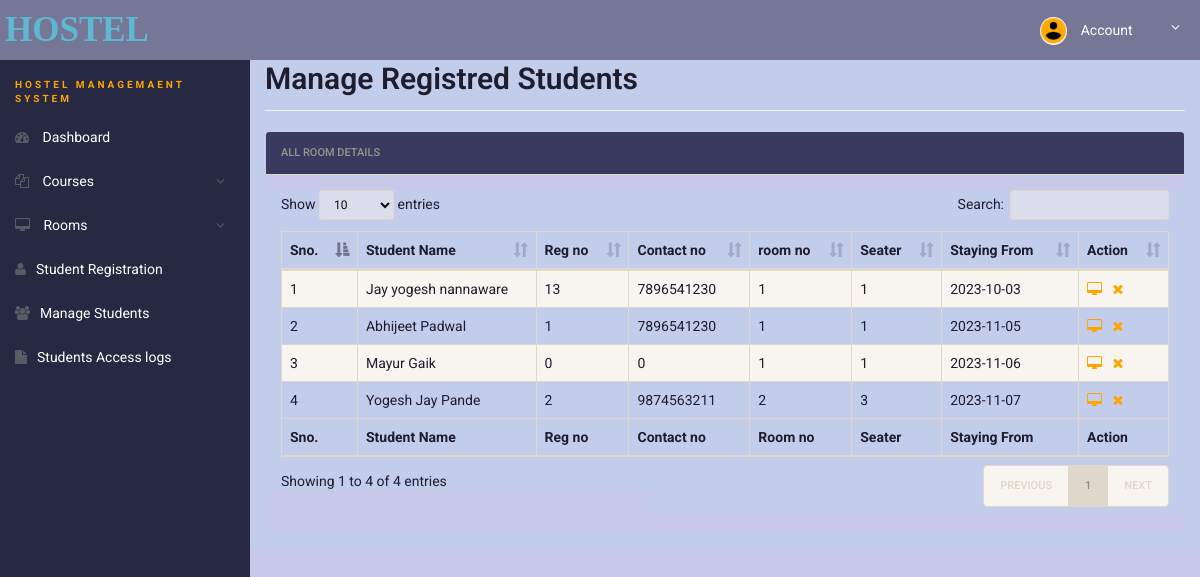
Page /admin/manage-students.php (signed in) on the committed database.
### tables this page shows
CREATE TABLE `registration` (
  `id` int NOT NULL,
  `roomno` int DEFAULT NULL,
  `seater` int DEFAULT NULL,
  `feespm` int DEFAULT NULL,
  `foodstatus` int DEFAULT NULL,
  `stayfrom` date DEFAULT NULL,
  `duration` int DEFAULT NULL,
  `course` varchar(500) DEFAULT NULL,
  `regno` int DEFAULT NULL,
  `firstName` varchar(500) DEFAULT NULL,
  `middleName` varchar(500) DEFAULT NULL,
  `lastName` varchar(500) DEFAULT NULL,
  `gender` varchar(250) DEFAULT NULL,
  `contactno` bigint DEFAULT NULL,
  `emailid` varchar(500) DEFAULT NULL,
  `egycontactno` bigint DEFAULT NULL,
  `guardianName` varchar(500) DEFAULT NULL,
  `guardianRelation` varchar(500) DEFAULT NULL,
  `guardianContactno` bigint DEFAULT NULL,
  `corresAddress` varchar(500) DEFAULT NULL,
  `corresCity` varchar(500) DEFAULT NULL,
  `corresState` varchar(500) DEFAULT NULL,
  `corresPincode` int DEFAULT NULL,
  `pmntAddress` varchar(500) DEFAULT NULL,
  `pmntCity` varchar(500) DEFAULT NULL,
  `pmnatetState` varchar(500) DEFAULT NULL,
  `pmntPincode` int DEFAULT NULL,
  `postingDate` timestamp NULL DEFAULT CURRENT_TIMESTAMP,
  `updationDate` varchar(500) DEFAULT NULL
);

### admin/manage-students.php (the view, shortened to what this page needs)
<!doctype html>
<html lang="en" class="no-js">
<head>
	<link rel="stylesheet" href="css/font-awesome.min.css">
	<link rel="stylesheet" href="css/bootstrap.min.css">
	<link rel="stylesheet" href="css/dataTables.bootstrap.min.css">
	<link rel="stylesheet" href="css/bootstrap-social.css">
	<link rel="stylesheet" href="css/bootstrap-select.css">
	<link rel="stylesheet" href="css/fileinput.min.css">
	<link rel="stylesheet" href="css/awesome-bootstrap-checkbox.css">
	<link rel="stylesheet" href="css/style.css">
</head>
<body>
	<?php include('includes/header.php'); ?>
	<div class="ts-main-content">
		<?php include('includes/sidebar.php'); ?>
		<div class="content-wrapper">
			<div class="container-fluid">
				<div class="row">
					<div class="col-md-12">
						<h2 class="page-title" style="margin-top:4%">Manage Registred Students</h2>
						<div class="panel panel-default">
							<div class="panel-heading">All Room Details</div>
							<div class="panel-body">
								<table id="zctb" class="display table table-striped table-bordered table-hover"
									cellspacing="0" width="100%">
									<thead>
										<tr>
											<th>Sno.</th>
											<th>Student Name</th>
											<th>Reg no</th>
											<th>Contact no </th>
											<th>room no </th>
											<th>Seater </th>
											<th>Staying From </th>
											<th>Action</th>
										</tr>
									</thead>
									<tfoot>
										<tr>
											<th>Sno.</th>
											<th>Student Name</th>
											<th>Reg no</th>
											<th>Contact no </th>
											<th>Room no </th>
											<th>Seater </th>
											<th>Staying From </th>
											<th>Action</th>
										</tr>
									</tfoot>
									<tbody>
										<?php
										$ret = "select * from registration";
										$stmt = $conn->prepare($ret);
										$stmt->execute();
										$res = $stmt->get_result();
										$cnt = 1;
										while ($row = $res->fetch_object()) {
											?>
											<tr>
												<td>
													<?php echo $cnt;
													; ?>
												</td>
												<td>
													<?php echo $row->firstName; ?>
													<?php echo $row->middleName; ?>
													<?php echo $row->lastName; ?>
												</td>
												<td>
													<?php echo $row->regno; ?>
												</td>
												<td>
													<?php echo $row->contactno; ?>
												</td>
												<td>
													<?php echo $row->roomno; ?>
												</td>
												<td>
													<?php echo $row->seater; ?>
												</td>
												<td>
													<?php echo $row->stayfrom; ?>
												</td>
												<td>
													<a href="javascript:void(0);"
														onClick="popUpWindow('http://localhost/hostel/admin/full-profile.php?id=<?php echo $row->id; ?>');"
														title="View Full Details"><i
															class="fa fa-desktop"></i></a>&nbsp;&nbsp;
													<a href="manage-students.php?del=<?php echo $row->id; ?>"
														title="Delete Record" onclick="return confirm(" Do you want to
														delete");"><i class="fa fa-close"></i></a>
												</td>
											</tr>
											<?php
											$cnt = $cnt + 1;
										} ?>
									</tbody>
								</table>
							</div>
						</div>
					</div>
				</div>
			</div>
		</div>
	</div>
</body>
</html>

### admin/includes/header.php (shortened to what this page needs)
<link rel="stylesheet" href="css/font-awesome.min.css">
<link rel="stylesheet" href="css/bootstrap.min.css">
<link rel="stylesheet" href="css/dataTables.bootstrap.min.css">
<link rel="stylesheet" href="css/bootstrap-social.css">
<link rel="stylesheet" href="css/bootstrap-select.css">
<link rel="stylesheet" href="css/fileinput.min.css">
<link rel="stylesheet" href="css/awesome-bootstrap-checkbox.css">
<link rel="stylesheet" href="css/style.css">
<div class="brand clearfix">
	<a href="#" class="logo" style="font-size:35px;">HOSTEL</a>
	<ul class="ts-profile-nav">
		<li class="ts-account">
			<a href="#"><img src="img/akshay.jpg" class="ts-avatar hidden-side" alt=""> Account <i
					class="fa fa-angle-down hidden-side"></i></a>
		</li>
	</ul>
</div>

### admin/includes/sidebar.php (shortened to what this page needs)
<link rel="stylesheet" href="css/font-awesome.min.css">
<link rel="stylesheet" href="css/bootstrap.min.css">
<link rel="stylesheet" href="css/dataTables.bootstrap.min.css">
<link rel="stylesheet" href="css/bootstrap-social.css">
<link rel="stylesheet" href="css/bootstrap-select.css">
<link rel="stylesheet" href="css/fileinput.min.css">
<link rel="stylesheet" href="css/awesome-bootstrap-checkbox.css">
<link rel="stylesheet" href="css/style.css">
<nav class="ts-sidebar">
	<ul class="ts-sidebar-menu">
		<li class="ts-label">Hostel Managemaent System</li>
		<li><a href="dashboard.php"><i class="fa fa-dashboard"></i> Dashboard</a></li>
		<li><a href="#"><i class="fa fa-files-o"></i> Courses</a>
		</li>
		<li><a href="#"><i class="fa fa-desktop"></i> Rooms</a>
		</li>
		<li><a href="registration.php"><i class="fa fa-user"></i>Student Registration</a></li>
		<li><a href="manage-students.php"><i class="fa fa-users"></i>Manage Students</a></li>
		<li><a href="access-log.php"><i class="fa fa-file"></i>Students Access logs</a></li>
</nav>

### admin/css/style.css (style rules this page uses)
html { font-size: 14px; }
@media only screen and (min-width: 480px) { html { font-size: 17px; } }
@media only screen and (min-width: 768px) { html { font-size: 14px; } }
body { font-size: 1em; }
.logo { font-size: 10px; }
a { color: orange; }
.panel { overflow: hidden; }
ul, li { margin: 0; padding: 0; list-style: none; }
.page-title { padding-bottom: 15px; margin-bottom: 20px; border-bottom: 1px solid #f0f0f0; }
.brand { background: #767697; position: relative; z-index: 3; position: fixed; width: 100%; top: 0; }
.brand .logo { box-sizing: border-box; padding: 5px; float: left; display: block; width: 200px; font-family: cursive; font-weight: bold; }
@media only screen and (min-width: 992px) { .brand .logo { width: 250px; } }
.brand .ts-profile-nav { float: right; display: none; }
.brand .ts-profile-nav li { float: left; position: relative; }
.brand .ts-profile-nav li a { display: block; padding: 20px; color: #fff; }
.brand .ts-profile-nav .ts-account .fa-angle-down { float: right; }
.brand .ts-profile-nav .ts-account > a { width: 180px; background: #767697; }
.brand .ts-profile-nav .ts-account .ts-avatar { border-radius: 50%; height: 28px; margin: -10px 0; margin-right: 10px; }
@media only screen and (min-width: 992px) { .brand .ts-profile-nav { display: block; } }
.ts-sidebar { background: rgb(39, 40, 65); max-height: 0; transition: max-height 0.3s; overflow: hidden; position: fixed; z-index: 2; width: 100%; bottom: 0; top: 60px; overflow-y: auto; }
@media only screen and (min-width: 992px) { .ts-sidebar { max-height: 100%; bottom: 0; } }
.ts-sidebar-menu .ts-label { color: orange; font-weight: bold; padding: 8px 15px; text-transform: uppercase; font-size: 10px; letter-spacing: 3px; margin-top: 10px; }
.ts-sidebar-menu a { display: block; text-decoration: none; padding: 12px 15px; color: #fff; }
.ts-sidebar-menu li { position: relative; }
.ts-sidebar-menu li i { color: #585c64; margin-right: 10px; }
.ts-main-content .content-wrapper { padding-top: 15px; margin-top: 10px; }
@media only screen and (min-width: 992px) { .ts-main-content .ts-sidebar { width: 250px; float: left; } }
@media only screen and (min-width: 992px) { .ts-main-content .content-wrapper { margin-left: 250px; } }

### rows in the picture
registration: firstName "Jay", middleName "yogesh", lastName "nannaware", regno "13", contactno "7896541230", roomno "1", seater "1", stayfrom "2023-10-03"
registration: firstName "Abhijeet", lastName "Padwal", regno "1", contactno "7896541230", roomno "1", seater "1", stayfrom "2023-11-05"
registration: firstName "Mayur", lastName "Gaik", regno "0", contactno "0", roomno "1", seater "1", stayfrom "2023-11-06"
registration: firstName "Yogesh", middleName "Jay", lastName "Pande", regno "2", contactno "9874563211", roomno "2", seater "3", stayfrom "2023-11-07"
